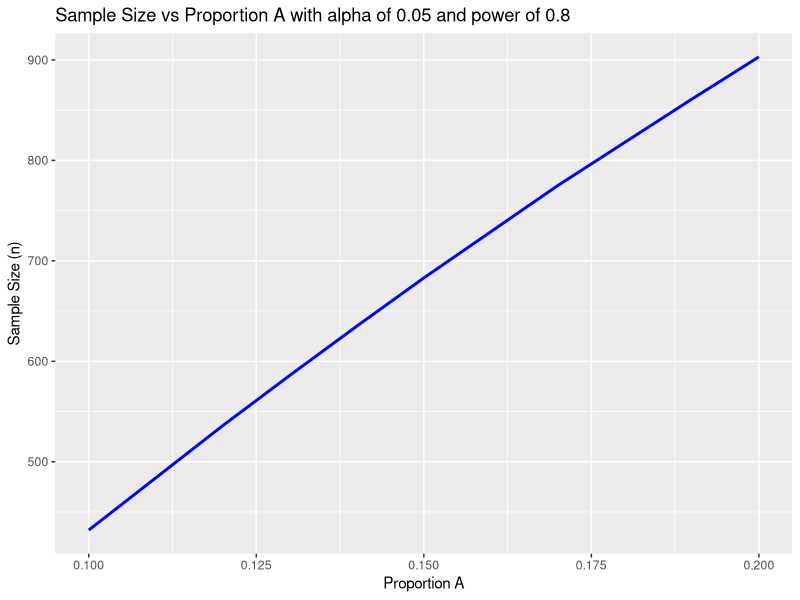
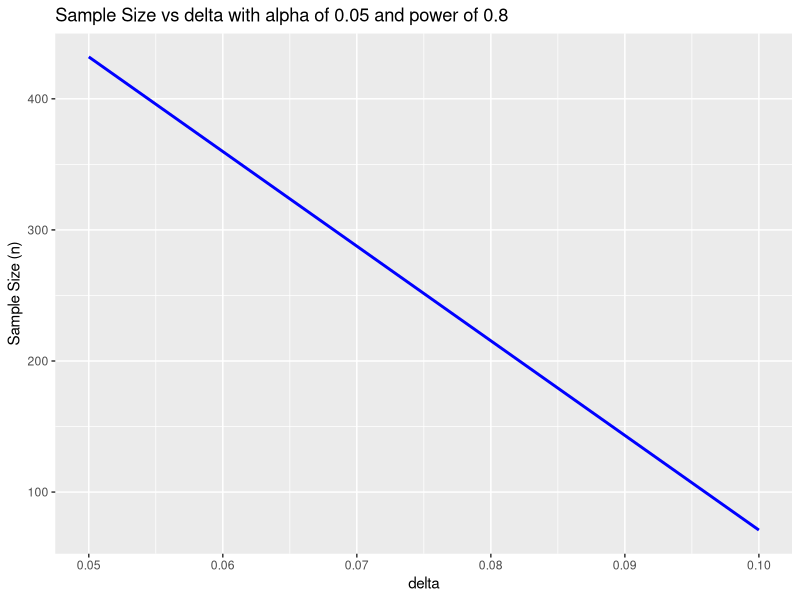
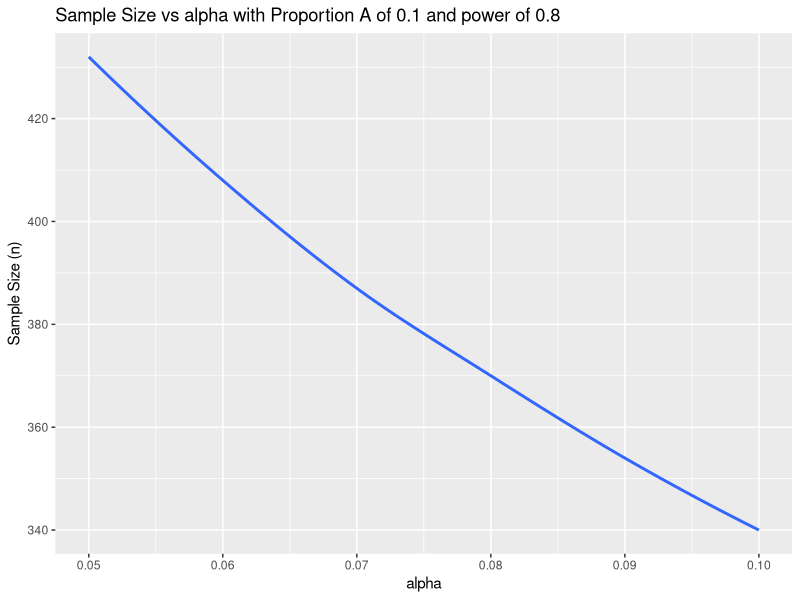
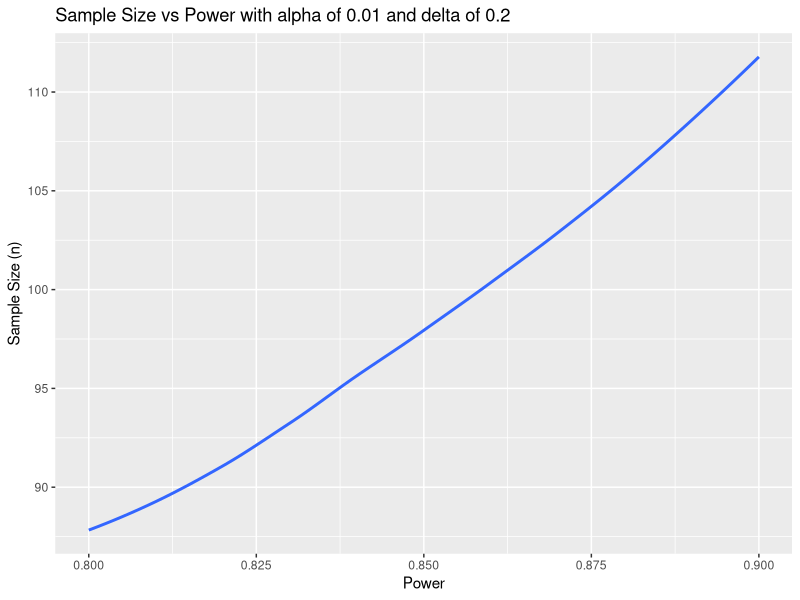

Write the R code that produced these figures, in order.
library(tidyverse)

sample_size_proportion <- function(p1, delta, alpha, power){
  p2 = p1 - delta
  p1 = p2 + delta
  
  if(length(c(p1, delta, alpha, power))==4){
  z_alpha_beta = (qnorm(alpha/2, lower.tail = F) + qnorm(1 - power, lower.tail = F))^2
  n = round(z_alpha_beta * (p1*(1-p1) + p2*(1-p2)) / (p1-p2)^2)
  print(paste("The sample size for a two-sample Z-test of proportions is", n))
  }
  
  else{
    
    for(i in 1:4){
      if(length(list(p1, delta, alpha, power)[[i]]) > 1){
        multiple = i
      }
    }
    
    parameters = c("p1", "delta", "alpha", "power")
    
    print(paste("You have selected multiple values for", parameters[multiple], ":",
                paste(list(p1, delta, alpha, power)[[multiple]], collapse = ", ")))
    
    n = c()
    
     if(parameters[multiple]=="p1"){
       p1 = seq(p1[1], p1[2], .01)
       p2 = p1 - delta
       
       
      for(i in 1:length(p1)){
        z_alpha_beta = (qnorm(alpha/2, lower.tail = F) + qnorm(1 - power, lower.tail = F))^2
        n[i] = round(z_alpha_beta * (p1[i]*(1-p1[i]) + p2[i]*(1-p2[i])) / (p1[i]-p2[i])^2)
       
      
       

          
      }
       
       print(paste("For p1 of", head(p1,1), "the sample size is", head(n,1)))
       print(paste("For p1 of", tail(p1,1), "the sample size is", tail(n,1)))
       data = data_frame(n,p1)
       ggplot(data, aes(x=p1, y=n)) + geom_line(color="blue",lwd=1) +
         ggtitle(paste('Sample Size vs Proportion A with alpha of',
                       alpha, 'and power of', power)) +
         xlab("Proportion A") + ylab("Sample Size (n)")
       
         
    }
    
    
    else if(parameters[multiple]=="delta"){
      
      p2 = p1 - delta
      p1 = p2 + delta
      
      for(i in 1:length(delta)){
        z_alpha_beta = (qnorm(alpha/2, lower.tail = F) + qnorm(1 - power, lower.tail = F))^2
        n[i] = round(z_alpha_beta * (p1[i]*(1-p1[i]) + p2[i]*(1-p2[i])) / (p1[i]-p2[i])^2)
        
      }
      
      print(paste("For delta of", head(p1,1) - head(p2,1), "the sample size is", head(n,1)))
      print(paste("For delta of", tail(p1,1) - tail(p2,1), "the sample size is", tail(n,1)))
      data = data_frame(n,delta)
      ggplot(data, aes(x=delta, y=n)) + geom_line(color="blue", lwd=1) +
        ggtitle(paste('Sample Size vs delta with alpha of',
                      alpha, 'and power of', power)) +
        xlab("delta") + ylab("Sample Size (n)")
    }
    
    
    else if(parameters[multiple]=="alpha"){
      alpha = seq(alpha[1], alpha[2], .01)
      for(i in 1:length(alpha)){
    z_alpha_beta = (qnorm(alpha[i]/2, lower.tail = F) + qnorm(1 - power, lower.tail = F))^2
    n[i] = round(z_alpha_beta * (p1*(1-p1) + p2*(1-p2)) / (p1-p2)^2)
    
      }
      print(paste("For alpha of", head(alpha,1), "the sample size is", head(n,1)))
      print(paste("For alpha of", tail(alpha,1), "the sample size is", tail(n,1)))
      data = data_frame(n,alpha)
      ggplot(data, aes(x=alpha, y=n)) + geom_smooth(se=F, lwd=1) +
        ggtitle(paste('Sample Size vs alpha with Proportion A of',
                      p1, 'and power of', power)) +
        xlab("alpha") + ylab("Sample Size (n)")
      
    }
    
    
    else if(parameters[multiple]=="power"){
      power = seq(power[1], power[2], .01)
      
      for(i in 1:length(power)){
        z_alpha_beta = (qnorm(alpha/2, lower.tail = F) + qnorm(1 - power[i], lower.tail = F))^2
        n[i] = round(z_alpha_beta * (p1*(1-p1) + p2*(1-p2)) / (p1-p2)^2)
        
      }
      print(paste("For power of", head(power,1), "the sample size is", head(n,1)))
      print(paste("For power of", tail(power,1), "the sample size is", tail(n,1)))
      
      data = data_frame(n,power)
      ggplot(data, aes(x=power, y=n)) + geom_smooth(se=F, lwd=1) +
        ggtitle(paste('Sample Size vs Power with alpha of',
                      alpha, 'and delta of', delta)) +
        xlab("Power") + ylab("Sample Size (n)")
      
      
      
    }
    
    
    
  
  }
}

sample_size_proportion(p1 = 0.1,delta =  .05, alpha = .05, power = .8)
sample_size_proportion(p1 = c(.1, .2),delta =  .05, alpha = .05, power = .8)
sample_size_proportion(p1 = .1,delta =  c(.05,.1), alpha = .05, power = .8)
sample_size_proportion(p1 = .1,delta =  .05, alpha = c(.05, .1), power = .8)
sample_size_proportion(p1 = .3, delta =  .2, alpha = .01, power = c(.8,.9))


